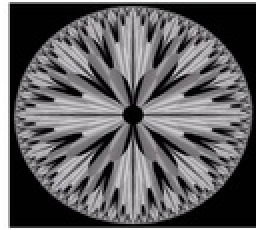
%> input picture CSE_LAB_4TH/401/401_LAB/10.Bit Plane Slice/1.jpg, 128 x 115 px, shrunk from 512 x 460 before the run (shown 2 times larger)
$ octave Bit_Plane_Slice.m   (GNU Octave 9; MATLAB toolbox functions it lacks are replaced by stand-ins)
%> lines starting %> are read from the running program, lines starting %| are printed output that depends on the picture
%Bit plane slicing

clc;
clear all;
close all;

img1=imread('1.jpg');
%> img1 is the input picture: size 115x128x3 uint8; mean R, G, B 98.6, 97.2, 99.3
img1=rgb2gray(img1);
%> img1: size 115x128 uint8
[r c]=size(img1);
%> r = 115; c = 128

figure(1);
imshow(img1);
title('Input Image');

zero_img=img1*0;
%> zero_img: size 115x128 uint8; every value is 0

figure(2);
for i=1:8
%> this loop made 8 passes; what is shown inside it comes from the first
    for i_index=1:r
        for j_index=1:c
            n=bitget(img1(i_index,j_index),i);
            b_img(i_index,j_index)=bitset(zero_img(i_index,j_index),i,n);
        end
    end
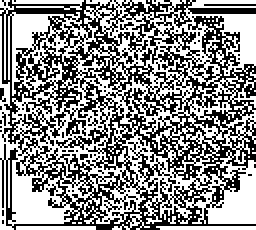
%> b_img: size 115x128 uint8 (shown 2 times larger); values 0 (black) and 1 (white), 55% white; black in thin lines or dots

    subplot(2,4,i);
    imshow(b_img);
    title(['Bit Plane for Bit=',int2str(i)]);
end
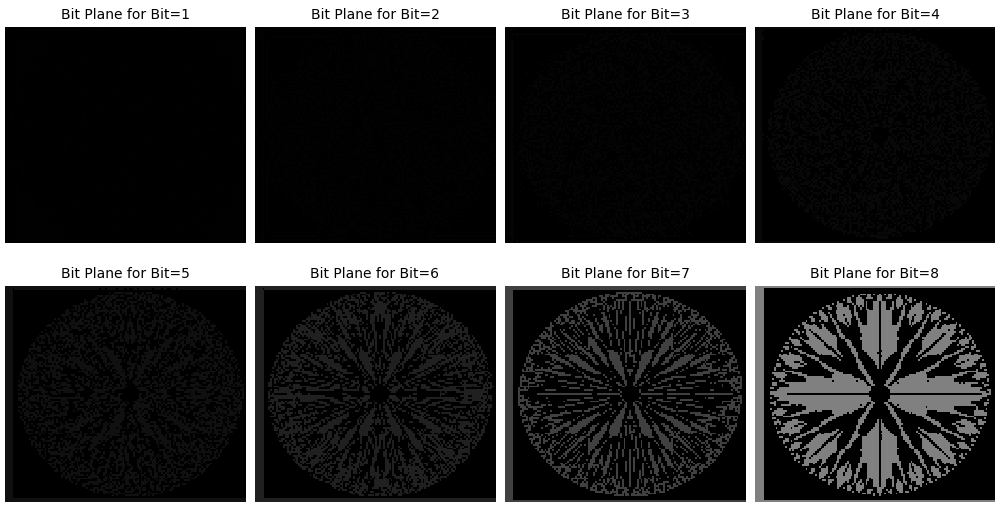
%> figure redrawn from the program's plot data, 8 panels
